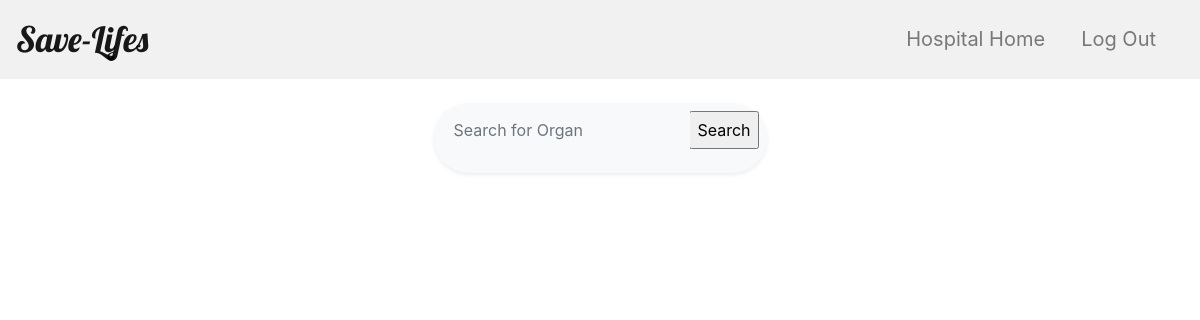
The page /Hospital/potentialDonor/ (signed in) on the database as committed earlier.
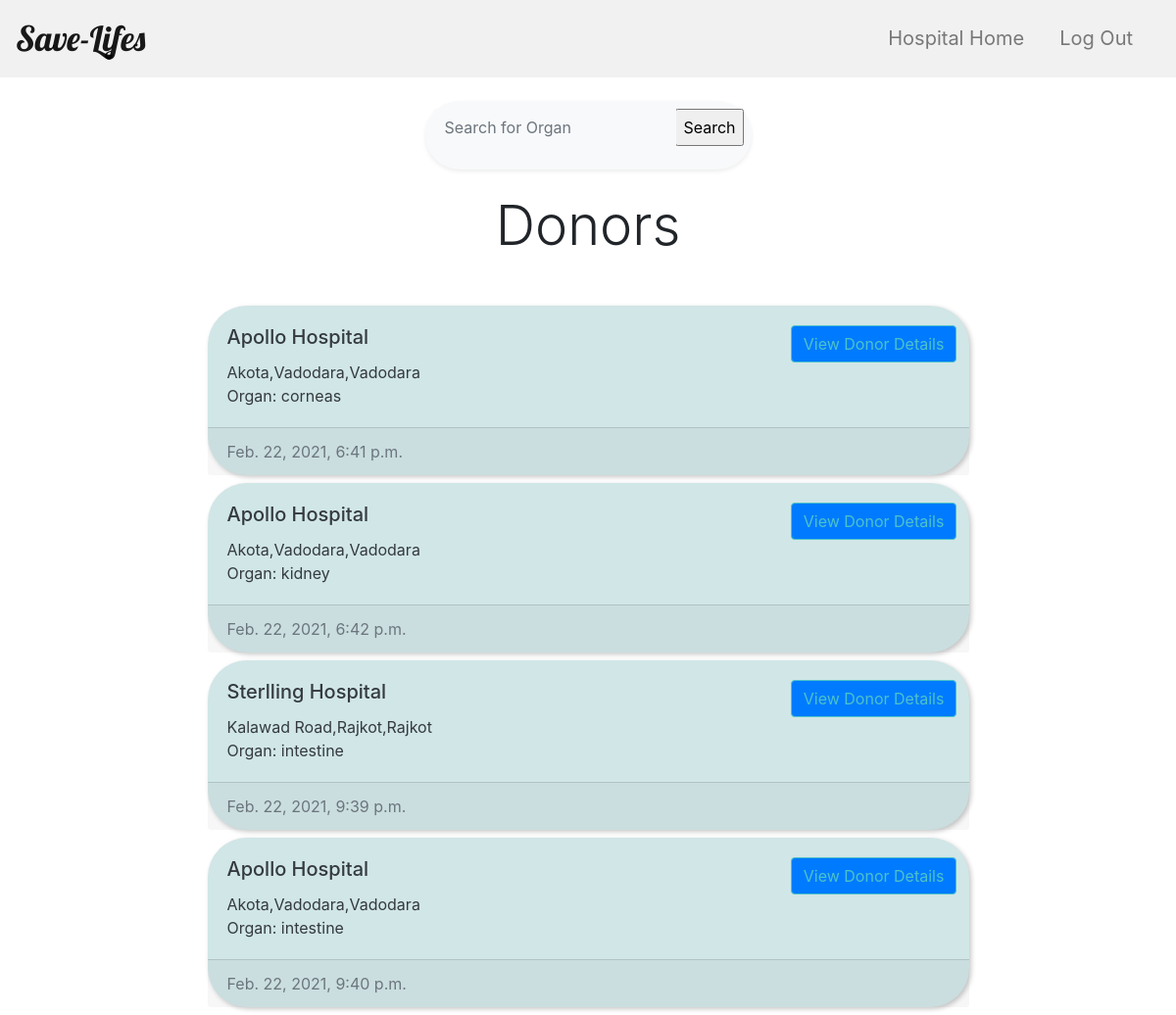
The same page on the database as committed later.
### hospital/models.py (models this page shows)
class Hospital(models.Model):
    hospital_email=models.CharField(max_length=50,primary_key=True,help_text ='write your email')
    hospital_name=models.CharField(max_length=30)
    hospital_city=models.CharField(max_length=20)
    hospital_mobile_no=models.CharField(max_length=10)
    hospital_address=models.CharField(max_length=100,help_text = 'write your email')
    zip_code=models.CharField(max_length=6)
    hospital_latitude=models.FloatField(default=None)
    hospital_longitude=models.FloatField(default=None)

class Donor(models.Model):
    donor_id=models.AutoField(primary_key=True)
    hospital_email=models.CharField(max_length=50,default=None)
    donor_name=models.CharField(max_length=50)
    donor_dob=models.DateTimeField()
    donor_organ=models.CharField(max_length=50,default=None)
    donor_height=models.CharField(max_length=50)
    donor_weight=models.CharField(max_length=50)
    donor_bloodGroup=models.CharField(max_length=10)
    donor_gender=models.CharField(max_length=10)
    donor_diseases=models.TextField(max_length=100,blank=True)
    donor_addiction=models.TextField(max_length=100,blank=True)
    donor_info=models.CharField(max_length=200,blank=True)
    donor_added_time=models.DateTimeField(default=None)
    models.ForeignKey(Hospital,on_delete=models.CASCADE)
    class Meta:
        unique_together = ('donor_id','hospital_email')

### hospital/views.py (the view)
# urls.py: url('potentialDonor/',PotentialDonorList),
def PotentialDonorList(request):
    if request.user.is_authenticated:
        loggedin_user=request.user.username
        don=Donor.objects.exclude(hospital_email=loggedin_user)
        hos=Hospital.objects.exclude(hospital_email=loggedin_user)
        today_datetime = datetime.datetime.now()
        today_date=today_datetime.strftime("%d")
        today_month=today_datetime.month
        today_year=today_datetime.year
        today_hour = today_datetime.hour
        temp1=[]
        for item in don:
            if item.donor_added_time.strftime("%d") == today_date and item.donor_added_time.month == today_month and item.donor_added_time.year == today_year :
                temp1.append(item)
            elif item.donor_added_time.strftime("%d") == int(today_date)+1:
                if abs(item.donor_added_time.hour - today_hour) < 24 :
                    temp1.append(item)
        don=temp1
        allreadyaccepted=OrganRequest.objects.filter(accepted=True)
        if allreadyaccepted.exists():
            temp=[]
            for i in allreadyaccepted:
                for j in don:
                    if i.donor.donor_id != j.donor_id:
                        obj=Donor.objects.get(donor_id=j.donor_id)
                        temp.append(obj)
            return render(request,'potentialDonor.html',{'other_donors':temp,'hos':hos})
        return render(request,'potentialDonor.html',{'other_donors':don,'hos':hos})

### hospital/templates/potentialDonor.html (shortened to what this page needs)
<html>
<head>
    {% load static %}
    <link rel="stylesheet" type="text/css" href="{% static 'css/style2.css' %}">
    <link rel="stylesheet" href="https://stackpath.bootstrapcdn.com/bootstrap/4.4.1/css/bootstrap.min.css">
    <link rel="stylesheet" href="https://cdnjs.cloudflare.com/ajax/libs/bootstrap-datepicker/1.4.1/css/bootstrap-datepicker3.css" />
</head>
<body>
    <nav class="navbar navbar-expand-lg navbar-light sticky-top" style="background-color: #f1f1f1;">
        <a class="navbar-brand" href="#" style="font-size: 35px;">Save-Lifes</a>
        <div class="collapse navbar-collapse justify-content-end" id="navbarNavAltMarkup">
            <div class="navbar-nav" style="font-size: 20px;">
                <a class="nav-item nav-link" href="/Hospital/hospitalHome/">Hospital Home</a>
                <a class="nav-item nav-link" href="/Hospital/logout/">Log Out</a>
            </div>
        </div>
    </nav>
    <div class="container">
        <div class="p-2 bg-light rounded-pill shadow-sm my-4" style="width:30%;margin: auto;">
            <form action="/Hospital/SearchDonor/" method="GET" value="{{request.GET.q}}">
                <div class="input-group">
                    <input id="search" type="text" name="q" value="{{request.GET.q}}" placeholder="Search for Organ" aria-describedby="button-addon1" class="form-control border-0 bg-light" style="box-shadow: none;">
                    <div class="input-group-append">
                        <input type="submit" name="submit" value="Search" />
                    </div>
                </div>
            </form>
        </div>
         {% if other_donors %}
        <h2 class="mb-5 text-center display-4">Donors</h2>
        {% endif %} {% for item in other_donors %} {% for i in hos %} {% if item.hospital_email == i.hospital_email %}
        <div class="card my-2 text-dark " style="background:rgb(209, 230, 231) ;width: 70%; margin: auto;border-radius: 40px;  box-shadow: 2px 2px 5px .1px rgb(201, 200, 200);border:none">
            <div class="card-body">
                <div class="row">
                    <div class="col-md-9">
                        <h5 class="card-title">{{i.hospital_name}}
                        </h5>
                        <p class="card-text">
                            {{i.hospital_address}},{{i.hospital_city}} <br>Organ: {{item.donor_organ}}
                        </p>
                    </div>
                    <div class="col-md-3">
                        <form action="/Hospital/DonorDetails/" method="POST">
                            <input type="submit" id="donbtn" class="btn text-center btn-primary" value="View Donor Details">
                        </form>
                    </div>
                </div>
            </div>
            <div class="card-footer text-muted">
                {{item.donor_added_time}}
            </div>
        </div>
        {% endif %} {% endfor %} {% endfor %}
    </div>
</body>
</html>

Rows that differ between the two databases and show on the page:
added Donor: donor_organ "corneas", donor_added_time "Feb. 22, 2021, 6:41 p.m."
now on this page (row edited): Hospital: hospital_name "Apollo Hospital", hospital_address "Akota,Vadodara", hospital_city "Vadodara"
added Donor: donor_organ "kidney", donor_added_time "Feb. 22, 2021, 6:42 p.m."
added Donor: donor_organ "intestine", donor_added_time "Feb. 22, 2021, 9:39 p.m."
added Hospital: hospital_name "Sterlling Hospital", hospital_address "Kalawad Road,Rajkot", hospital_city "Rajkot"
added Donor: donor_organ "intestine", donor_added_time "Feb. 22, 2021, 9:40 p.m."
Other text that changed with them:
text now shown: "Donors"
